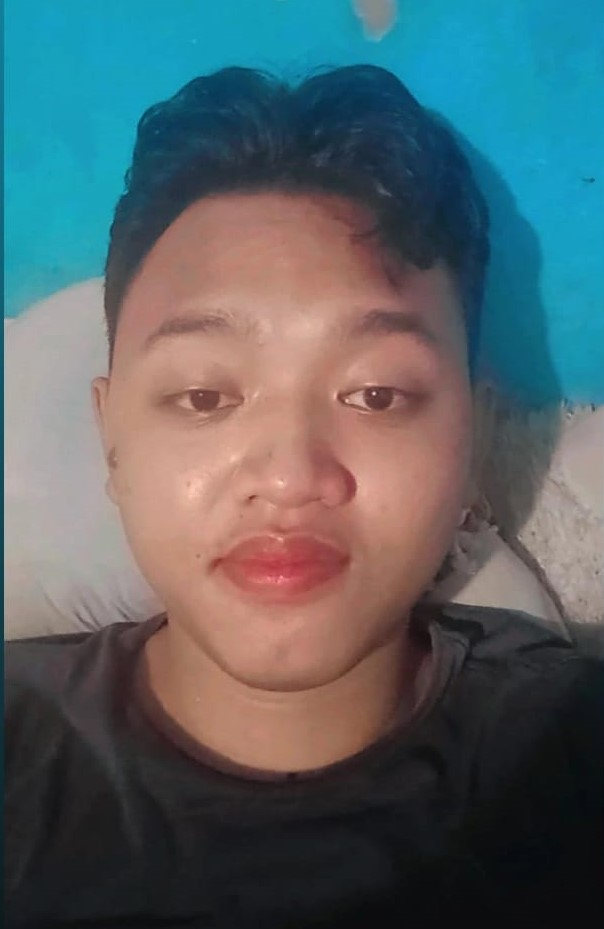
#> input picture Pengolahan Citra/ky2.jpg, 604 x 929 px
$ python latihan6.4.py
#> lines starting #> are read from the running program, lines starting #| are printed output that depends on the picture
import cv2
import numpy as np

# Load image
image = cv2.imread('ky2.jpg', cv2.IMREAD_GRAYSCALE)
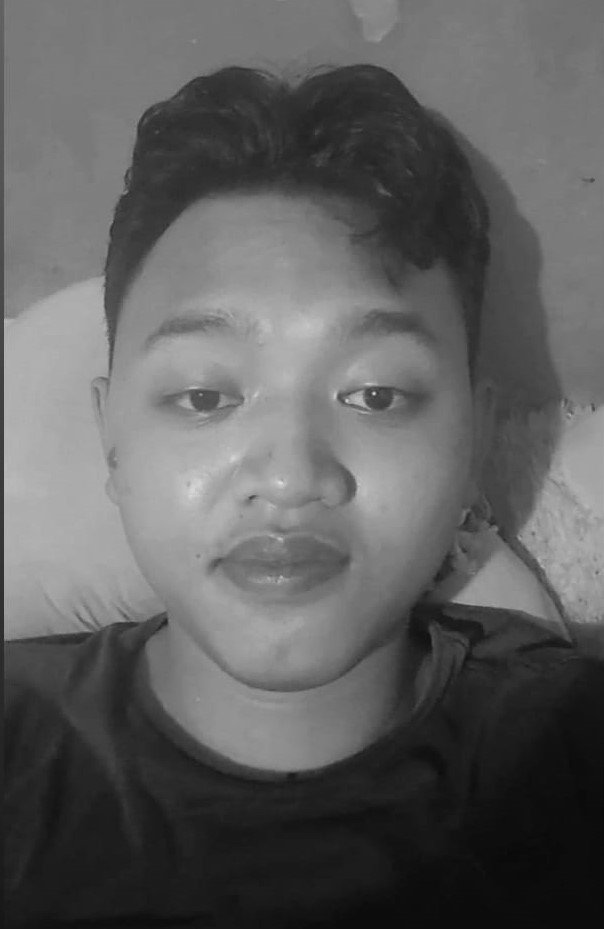
#> image: shape (929, 604); min 8, max 223, mean 94.9

# Define homogeneity operator
homogeneity_operator = np.array([[1, 1, 1],
                                  [1, -8, 1],
                                  [1, 1, 1]])

# Define difference operator
difference_operator = np.array([[0, 1, 0],
                                [1, -4, 1],
                                [0, 1, 0]])

# Apply homogeneity operator
edges_homogeneity = cv2.filter2D(image, -1, homogeneity_operator)
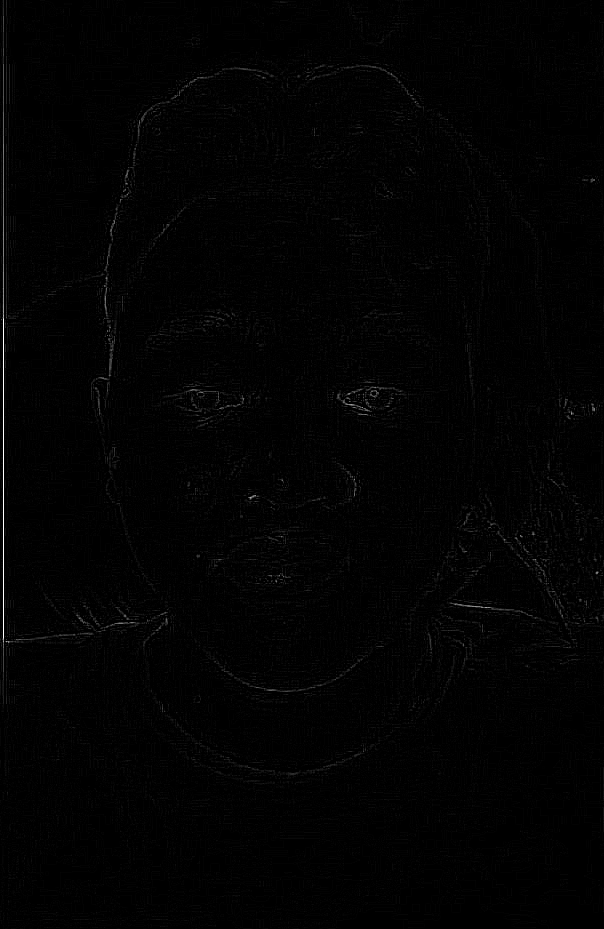
#> edges_homogeneity: shape (929, 604); min 0, max 255, mean 2.4

# Apply difference operator
edges_difference = cv2.filter2D(image, -1, difference_operator)

# Display original image and edges
cv2.imshow('Original Image', image)
cv2.imshow('Edges (Homogeneity Operator)', edges_homogeneity)
cv2.imshow('Edges (Difference Operator)', edges_difference)
cv2.waitKey(0)
cv2.destroyAllWindows()

$ run again, with Pengolahan Citra/ky.jpg copied over Pengolahan Citra/ky2.jpg
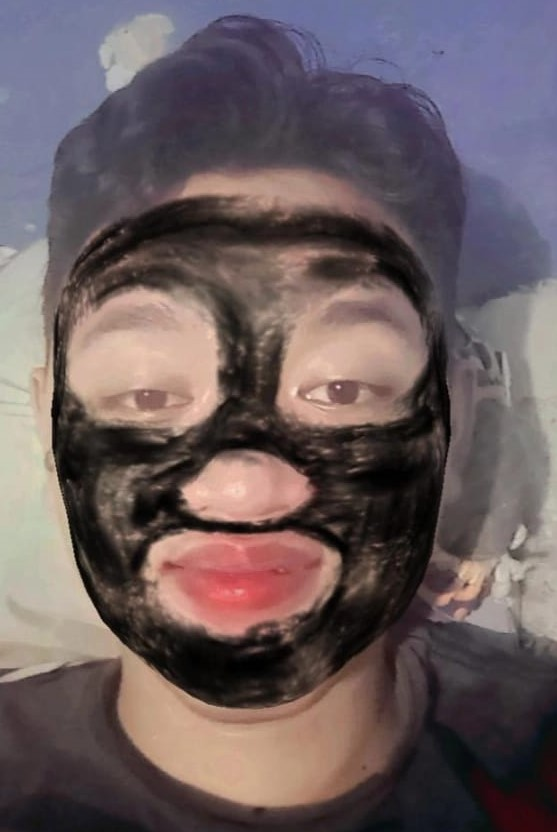
#> input picture Pengolahan Citra/ky.jpg, 557 x 832 px
#> `image = cv2.imread('ky2.jpg', cv2.IMREAD_GRAYSCALE)`:
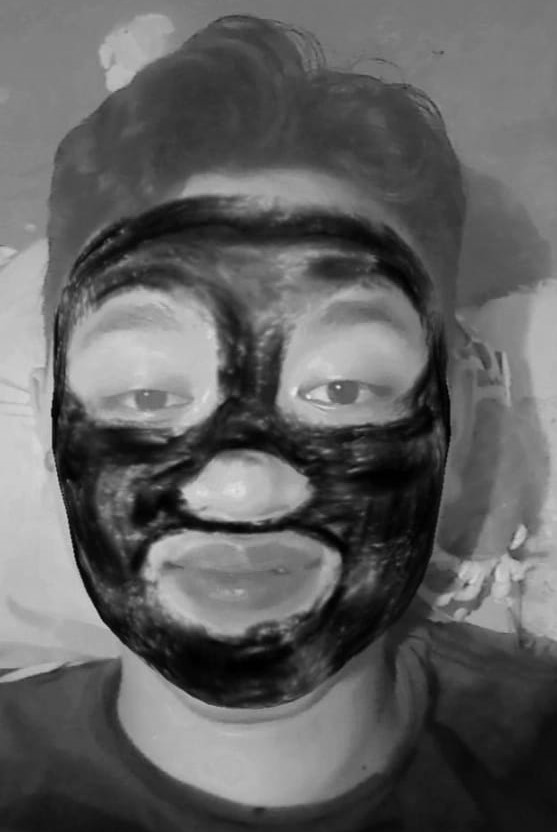
#> image: shape (832, 557); min 0, max 230, mean 97
#> `edges_homogeneity = cv2.filter2D(image, -1, homogeneity_operator)`:
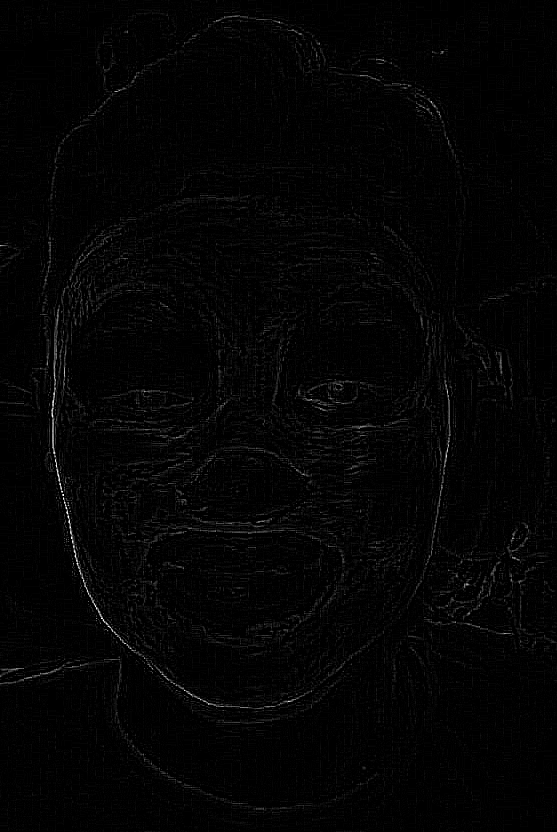
#> edges_homogeneity: shape (832, 557); min 0, max 255, mean 4.1

$ run again, with Pengolahan Citra/risky.jpg copied over Pengolahan Citra/ky2.jpg
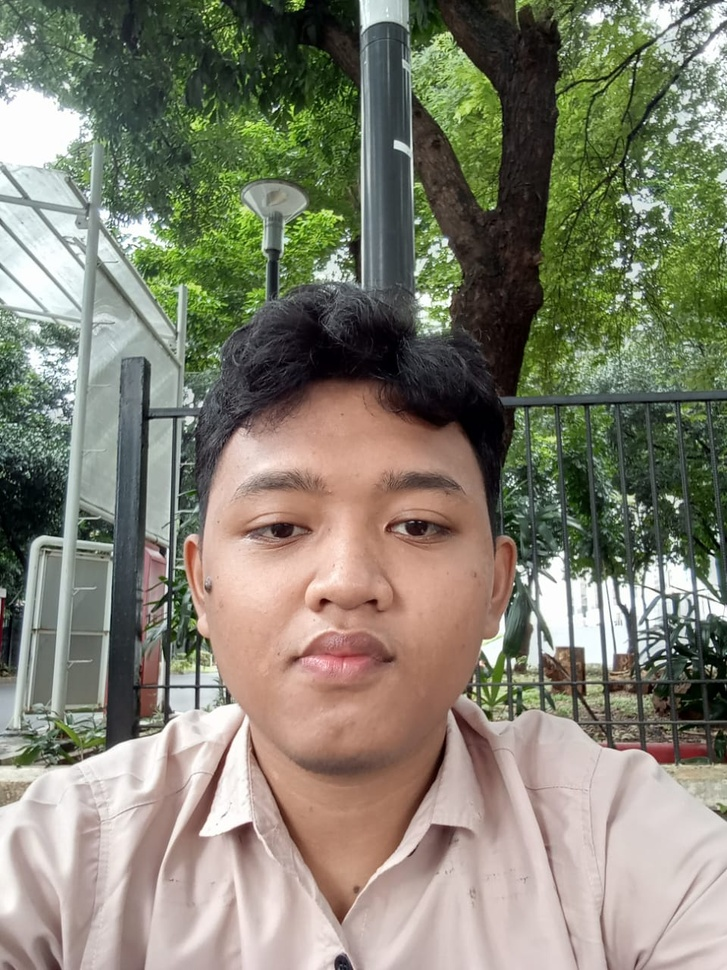
#> input picture Pengolahan Citra/risky.jpg, 727 x 970 px, shrunk from 959 x 1280 before the run
#> `image = cv2.imread('ky2.jpg', cv2.IMREAD_GRAYSCALE)`:
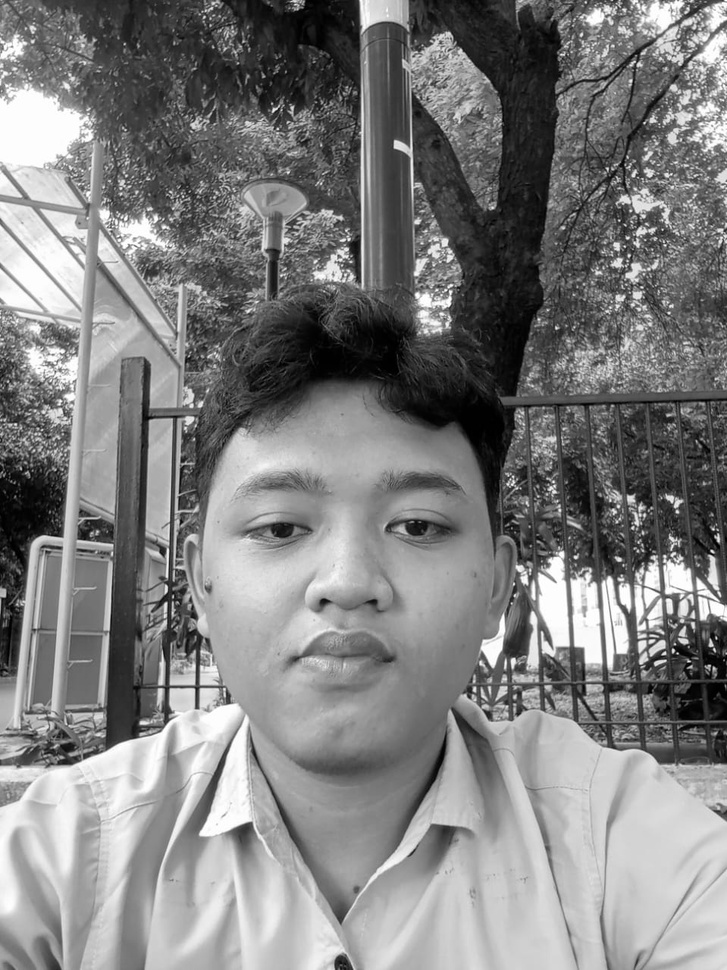
#> image: shape (970, 727); min 0, max 255, mean 127.5
#> `edges_difference = cv2.filter2D(image, -1, difference_operator)`:
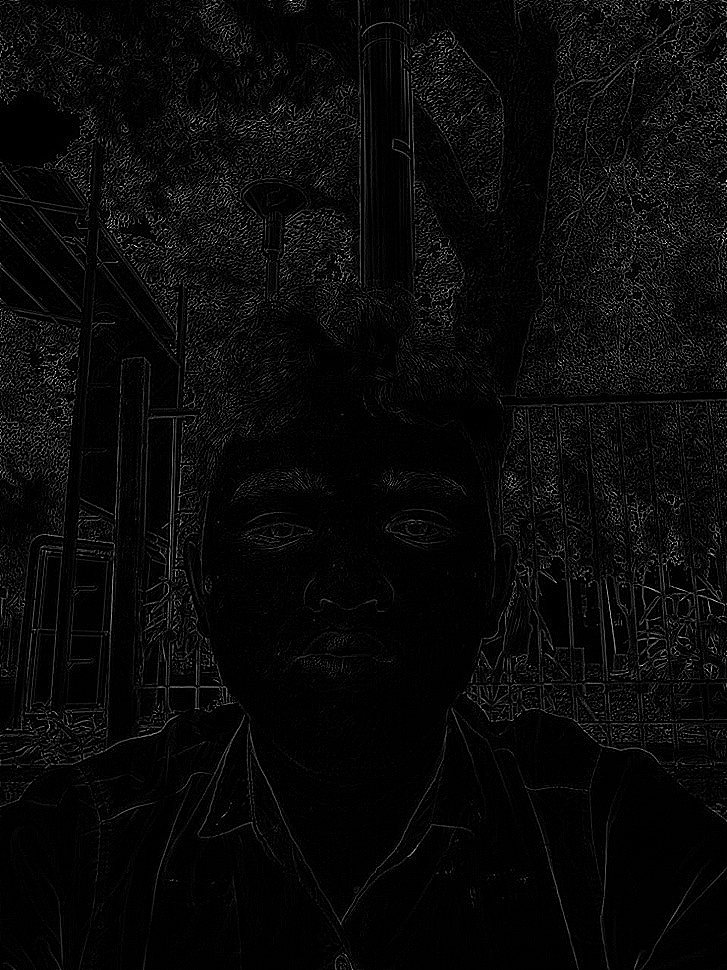
#> edges_difference: shape (970, 727); min 0, max 255, mean 9.3

$ run again, with Pengolahan Citra/w.jpg copied over Pengolahan Citra/ky2.jpg
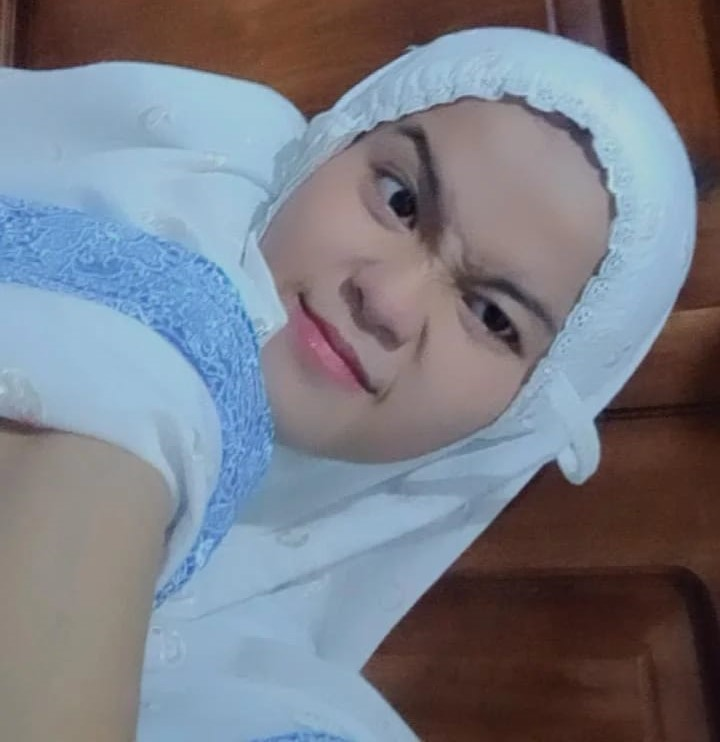
#> input picture Pengolahan Citra/w.jpg, 720 x 742 px
#> `image = cv2.imread('ky2.jpg', cv2.IMREAD_GRAYSCALE)`:
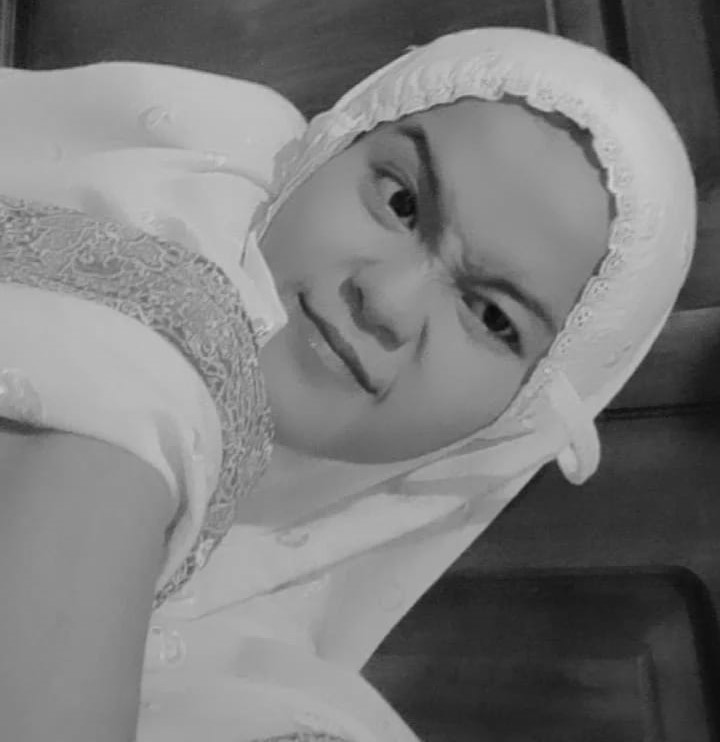
#> image: shape (742, 720); min 9, max 208, mean 124
#> `edges_homogeneity = cv2.filter2D(image, -1, homogeneity_operator)`:
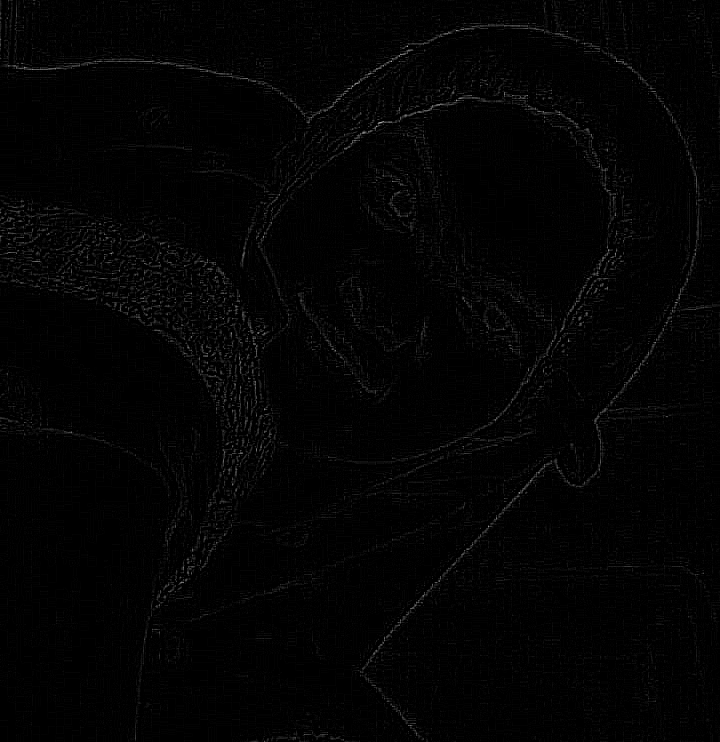
#> edges_homogeneity: shape (742, 720); min 0, max 172, mean 3.4
